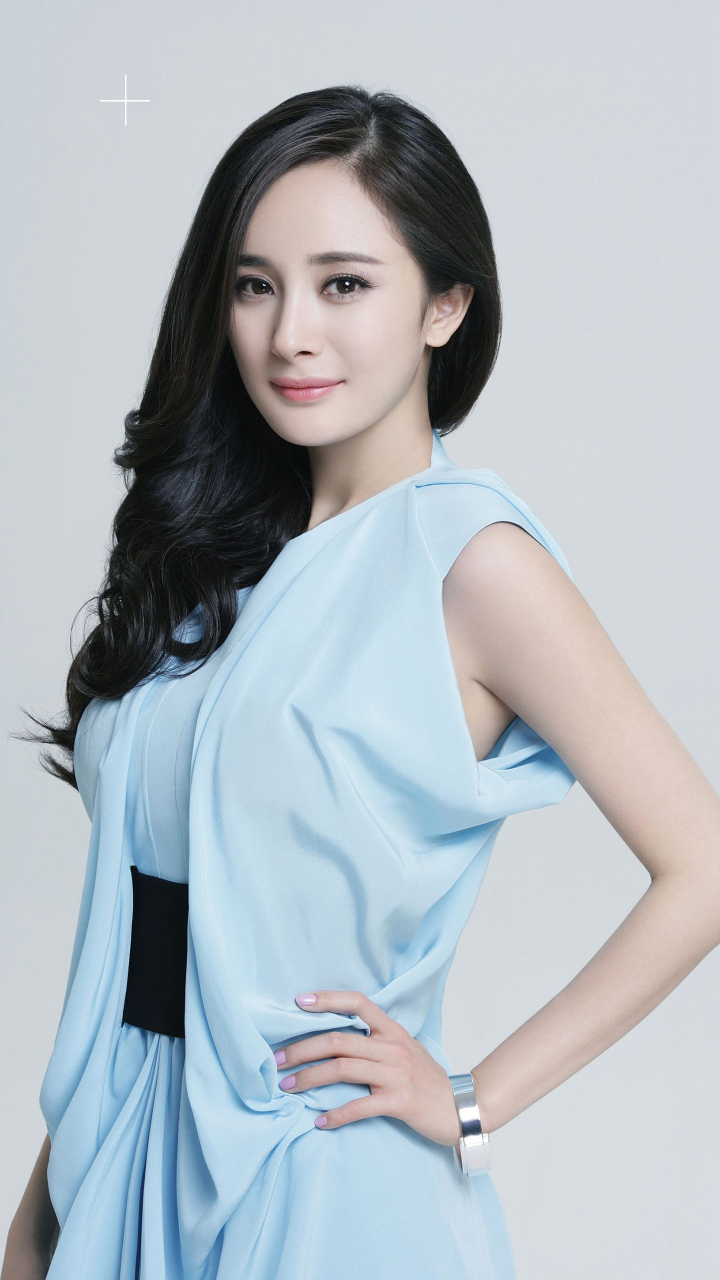
#> input picture image_beautify/bad.jpg, 1440 x 2560 px (shown at 1/2 size)
$ python image_repair.py
#> lines starting #> are read from the running program, lines starting #| are printed output that depends on the picture; after the words box and inside, x2 and y2 are one past the last pixel; in counts of white or black regions, pixels touching at a corner belong together
import cv2
import numpy as np


img = cv2.imread("bad.jpg",1)
#> img is the input picture: shape (2560, 1440, 3); mean B, G, R 191.7, 185.1, 176.7
imgInfo = img.shape
#> imgInfo = (2560, 1440, 3)
height = imgInfo[0]
#> height = 2560
width = imgInfo[1]
#> width = 1440
img0 = np.zeros([height,width,1],np.uint8)
for i in range(200,300):
    img0[200,i] = 255
    img0[200+1,i] = 255
    img0[200+2,i] = 255
for i in range(150,250):
    img0[i,250] = 255
    img0[i,250+1] = 255
    img0[i,250+2] = 255

# cv2.imwrite("bad.jpg",img0)
dst = cv2.inpaint(img,img0,3,cv2.INPAINT_TELEA)
cv2.namedWindow("dst",0)
cv2.resizeWindow("dst",480,960)
cv2.imshow("img0",img0)
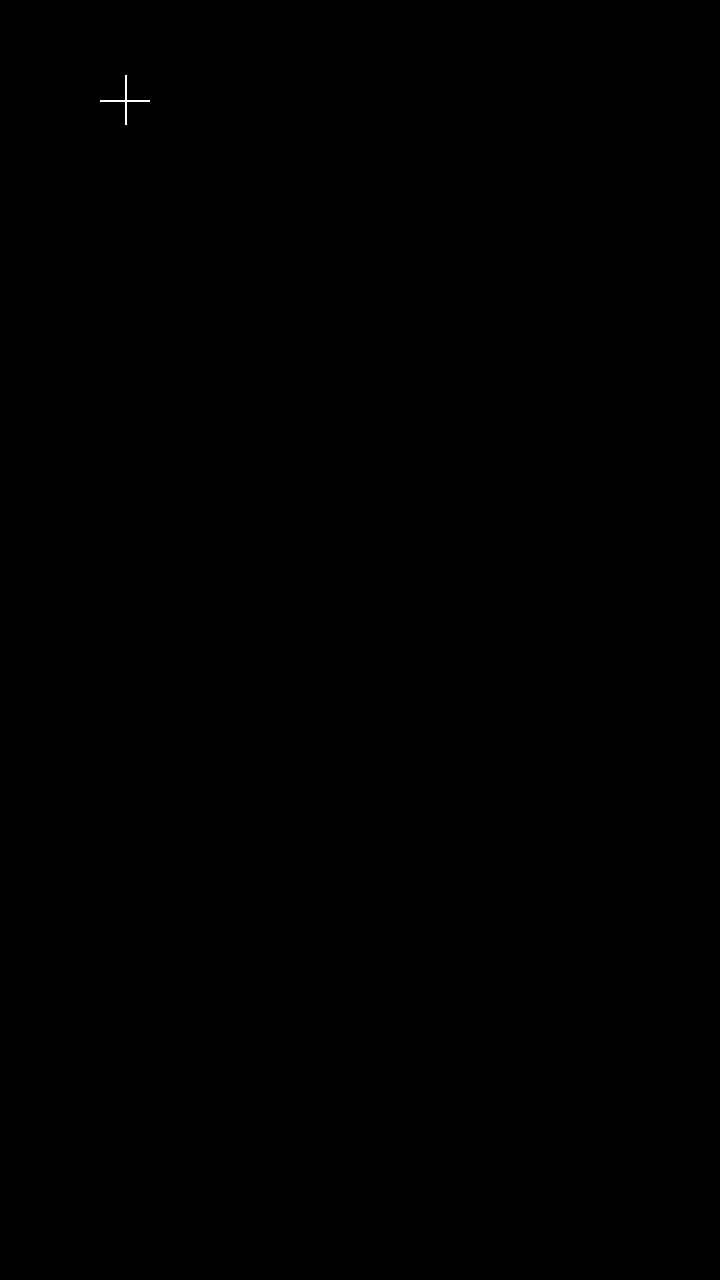
#> window 'img0': shape (2560, 1440, 1) (shown at 1/2 size); 0.02% white; 1 white region, box (x1, y1, x2, y2) and area: (200, 150, 300, 250) 591
cv2.imshow("img",img)
cv2.imshow("dst",dst)
cv2.waitKey(0)


# [5 lines of commented-out code are left out]
